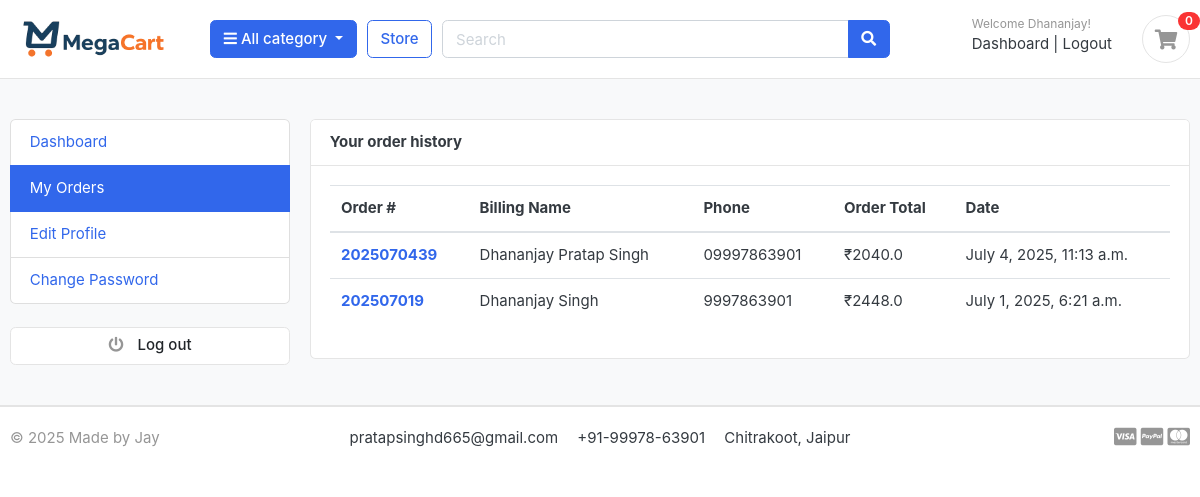
Page /accounts/my_orders/ (signed in) on the earlier database version.
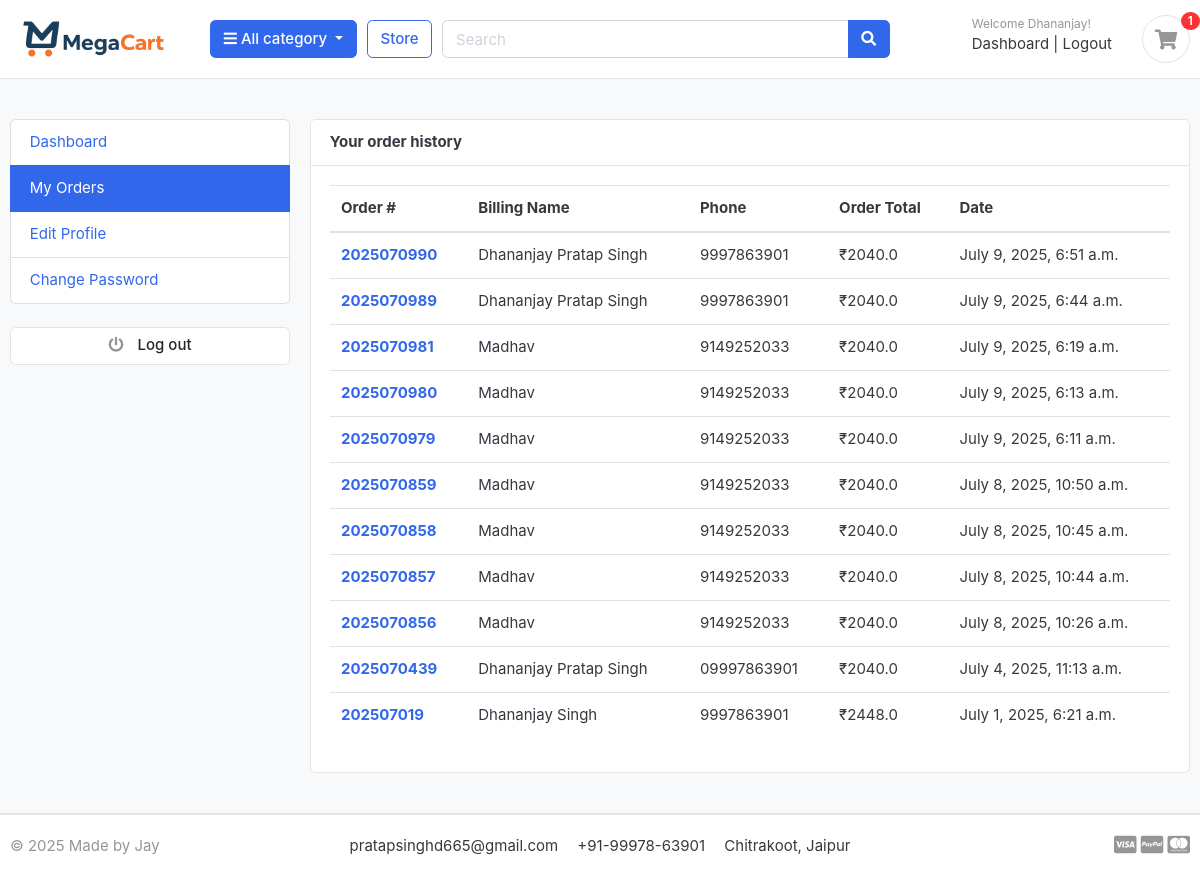
Same page on the later database version.
### accounts/models.py (models this page shows, shortened)
class Account(AbstractBaseUser, PermissionsMixin):
    ROLE_CHOICES = (
        ('Customer', 'Customer'),
        ('Seller', 'Seller'),
        ('Admin', 'Admin'),
    )
    role = models.CharField(max_length=10, choices=ROLE_CHOICES, default='Customer')
    first_name = models.CharField(max_length=50)
    last_name = models.CharField(max_length=50)
    username = models.CharField(max_length=50, unique=True)
    email = models.EmailField(max_length=100, unique=True)
    phone_number = models.CharField(max_length=50)
    date_joined = models.DateTimeField(auto_now_add=True)
    last_login = models.DateTimeField(auto_now_add=True)
    is_admin = models.BooleanField(default=False)
    is_staff = models.BooleanField(default=False)
    is_superuser = models.BooleanField(default=False)
    is_active = models.BooleanField(default=True)
    is_superadmin = models.BooleanField(default=False)
    USERNAME_FIELD = 'email'
    REQUIRED_FIELDS = ['username', 'first_name', 'last_name']
    objects = MyAccountManager()

### orders/models.py (models this page shows, shortened)
class Order(models.Model):
    STATUS = (
        ('New', 'New'),
        ('Accepted', 'Accepted'),
        ('Completed', 'Completed'),
        ('Cancelled', 'Cancelled'),
    )
    user = models.ForeignKey(Account, on_delete=models.SET_NULL, null=True)
    payment = models.ForeignKey(Payment, on_delete=models.SET_NULL, blank=True, null=True)
    order_number = models.CharField(max_length=20)
    first_name = models.CharField(max_length=50)
    last_name = models.CharField(max_length=50)
    phone = models.CharField(max_length=15)
    email = models.EmailField(max_length=50)
    address_line_1 = models.CharField(max_length=50)
    address_line_2 = models.CharField(max_length=50, blank=True)
    country = models.CharField(max_length=50)
    state = models.CharField(max_length=50)
    city = models.CharField(max_length=50)
    order_note = models.CharField(max_length=100, blank=True)
    order_total = models.FloatField()
    tax = models.FloatField()
    status = models.CharField(max_length=10, choices=STATUS, default='New')
    ip = models.CharField(blank=True, max_length=20)
    is_ordered = models.BooleanField(default=False)
    created_at = models.DateTimeField(auto_now_add=True)
    updated_at = models.DateTimeField(auto_now=True)
    def full_name(self):
        return f'{self.first_name} {self.last_name}'

### accounts/views.py (the view)
# urls.py: path('my_orders/', views.my_orders, name='my_orders'),
@login_required(login_url='login')
def my_orders(request):
    orders = Order.objects.filter(user=request.user, is_ordered=True).order_by('-created_at')
    context = {
        'orders': orders,
    }
    return render(request, 'accounts/my_orders.html', context)

### carts/context_processors.py (called while the page is built)
def counter(request):
    cart_count = 0
    if 'admin' in request.path:
        return {}
    else:
        try:
            cart = Cart.objects.filter(cart_id=_cart_id(request))
            if request.user.is_authenticated:
                cart_items = CartItem.objects.all().filter(user=request.user)
            else:
                cart_items = CartItem.objects.all().filter(cart=cart[:1])
            for cart_item in cart_items:
                cart_count += cart_item.quantity
        except Cart.DoesNotExist:
            cart_count = 0
    return dict(cart_count=cart_count)

### carts/views.py (called while the page is built)
def _cart_id(request):
    cart = request.session.session_key
    if not cart:
        cart = request.session.create()
    return cart

### category/context_processors.py (called while the page is built)
def menu_links(request):
    links = Category.objects.all()
    return dict(links=links)

### category/models.py (called while the page is built)
    def get_url(self):
        return reverse('products_by_category', args=[self.slug])

### templates/accounts/my_orders.html (shortened to what this page needs)
{% extends 'base.html' %}
{% block content %}
<section class="section-conten padding-y bg">
<div class="container">
	<div class="row">
	{% include 'includes/dashboard_sidebar.html' %}
	<main class="col-md-9">
		<article class="card">
		<header class="card-header">
			<strong class="d-inline-block mr-3">Your order history</strong>
		</header>
		<div class="card-body">
			<div class="row">
			<div class="col-md-12">
				<table class="table table-hover">
				  <thead>
				    <tr>
				      <th scope="col">Order #</th>
				      <th scope="col">Billing Name</th>
				      <th scope="col">Phone</th>
				      <th scope="col">Order Total</th>
							<th scope="col">Date</th>
				    </tr>
				  </thead>
				  <tbody>
						{% for order in orders %}
				    <tr>
				      <th scope="row"><a href="{% url 'order_detail' order.order_number %}">{{order.order_number}}</a></th>
				      <td>{{order.full_name}}</td>
				      <td>{{order.phone}}</td>
				      <td>₹{{order.order_total}}</td>
							<td>{{order.created_at}}</td>
				    </tr>
				{% endfor %}
				  </tbody>
				</table>
			</div>
			</div>
		</div>
		</article>
	</main>
</div>
</div>
</section>
{% endblock %}

### templates/base.html (shortened to what this page needs)
{% load static %}
<!DOCTYPE HTML>
<html lang="en">
<head>
<link href="{% static 'css/bootstrap.css' %}" rel="stylesheet" type="text/css"/>
<link rel="stylesheet" href="https://cdnjs.cloudflare.com/ajax/libs/font-awesome/6.5.0/css/all.min.css" />
<link href="{% static 'fonts/fontawesome/css/all.min.css' %}" type="text/css" rel="stylesheet">
<link href="{% static 'css/ui.css' %}" rel="stylesheet" type="text/css"/>
<link href="{% static 'css/responsive.css' %}" rel="stylesheet" media="only screen and (max-width: 1200px)" />
<link href="{% static 'css/custom.css' %}" rel="stylesheet" type="text/css"/>
</head>
<body>
  {% include 'includes/navbar.html' %}
  {% block content %}{% endblock %}
{% include 'includes/footer.html' %}

### templates/includes/navbar.html (shortened to what this page needs)
{% load static %}
<header class="section-header">
<section class="header-main border-bottom">
  <div class="container">
<div class="row align-items-center">
  <div class="col-lg-2 col-md-3 col-6">
    <a href="{% url 'home' %}" class="brand-wrap">
      <img class="logo" src="{% static './images/logo.png' %}">
    </a>
  </div>
  <div class="col-lg col-sm col-md col-6 flex-grow-0">
    <div class="category-wrap dropdown d-inline-block float-right">
      <button type="button" class="btn btn-primary dropdown-toggle" data-toggle="dropdown">
        <i class="fa fa-bars"></i> All category
      </button>
    </div>
  </div>
  <a href="{% url 'store' %}" class="btn btn-outline-primary">Store</a>
  <div class="col-lg  col-md-6 col-sm-12 col">
    <form action="{% url 'search' %}" class="search" method='GET'>
      <div class="input-group w-100">
          <input type="text" class="form-control" style="width:60%;" placeholder="Search" name="keyword">
          <div class="input-group-append">
            <button class="btn btn-primary" type="submit">
              <i class="fa fa-search"></i>
            </button>
          </div>
        </div>
    </form>
  </div>
  <div class="col-lg-3 col-sm-6 col-8 order-2 order-lg-3">
        <div class="d-flex justify-content-end mb-3 mb-lg-0">
          {% if user.id is None %}
          <div class="widget-header">
            <small class="title text-muted">Welcome guest!</small>
            <div>
              <a href="{% url 'login' %}">Sign in</a> <span class="dark-transp"> | </span>
              <a href="{% url 'register' %}"> Register</a>
            </div>
          </div>
          {% else %}
          <div class="widget-header">
            <small class="title text-muted">Welcome {{user.first_name}}!</small>
            <div>
              <a href="{% url 'dashboard' %}">Dashboard</a> <span class="dark-transp"> | </span>
              <a href="{% url 'logout' %}"> Logout</a>
            </div>
          </div>
          {% endif %}
          <a href="{% url 'cart' %}" class="widget-header pl-3 ml-3">
            <div class="icon icon-sm rounded-circle border"><i class="fa fa-shopping-cart"></i></div>
            <span class="badge badge-pill badge-danger notify">{{cart_count}}</span>
          </a>
        </div>
      </div>
</div>
  </div>
</section>
</header>

### templates/includes/dashboard_sidebar.html
<aside class="col-md-3">
  <ul class="list-group">
    <a class="list-group-item {% if '/accounts/' == request.path %}active{% endif %}" href="{% url 'dashboard' %}"> Dashboard </a>
    <a class="list-group-item {% if '/my_orders/' in request.path %}active{% endif %}" href="{% url 'my_orders' %}"> My Orders </a>
    <a class="list-group-item {% if '/edit_profile/' in request.path %}active{% endif %}" href="{% url 'edit_profile' %}"> Edit Profile </a>
    <a class="list-group-item {% if '/change_password/' in request.path %}active{% endif %}" href="{% url 'change_password' %}"> Change Password </a>
  </ul>
  <br>
  <a class="btn btn-light btn-block" href="{% url 'logout' %}"> <i class="fa fa-power-off"></i> <span class="text">Log out</span> </a>
</aside>

### templates/includes/footer.html (shortened to what this page needs)
<footer class="section-footer border-top">
	<div class="container">
		<section class="footer-bottom border-top row">
			<div class="col-md-2">
				<p class="text-muted"> &copy 2025 Made by Jay	</p>
			</div>
			<div class="col-md-8 text-md-center">
				<span  class="px-2">pratapsinghd665@gmail.com</span>
				<span  class="px-2">+91-99978-63901</span>
				<span  class="px-2">Chitrakoot, Jaipur</span>
			</div>
			<div class="col-md-2 text-md-right text-muted">
				<i class="fab fa-lg fa-cc-visa"></i>
				<i class="fab fa-lg fa-cc-paypal"></i>
				<i class="fab fa-lg fa-cc-mastercard"></i>
			</div>
		</section>
	</div>
</footer>
</body>
</html>

### MegaCart/static/css/ui.css (style rules this page uses)
html { font-family: "Inter", sans-serif; font-size: 15px; }
.icon-xs, .icon-sm, .icon-md, .icon-lg { display: inline-block; text-align: center; flex-shrink: 0; flex-grow: 0; }
.icon-sm { width: 48px; height: 48px; line-height: 48px !important; font-size: 20px; }
.padding-y { padding-top: 40px; padding-bottom: 40px; }
article:after, .form-group:after { display: block; clear: both; content: ""; }
.bg { background-color: #f8f9fa; }
p:last-child { margin-bottom: 0; }
.header-main { position: relative; padding-top: 1rem; padding-bottom: 1rem; }
.brand-wrap .logo, .navbar-brand .logo { margin-right: 7px; max-height: 42px; display: inline-block; }
.widget-header { display: inline-block; vertical-align: middle; position: relative; }
.widget-header a { color: #343a40; }
.widget-header i { color: #969696; }
.widget-header .title { display: block; }
.widget-header .notify { position: absolute; top: -3px; right: -10px; }
.footer-bottom { padding-top: 20px; padding-bottom: 20px; }
.btn-light { background-color: #fff; border-color: #e4e4e4; }
.btn-light i { color: #969696; }
.btn i + .text { margin-left: 10px; }
.notify { position: absolute; top: -4px; right: -10px; display: inline-block; padding: 0.25em 0.6em; font-size: 12px; line-height: 1; text-align: center; border-radius: 3rem; color: #fff; background-color: #fa3434; }

Differences in the rows shown:
added Order: order_number "2025070990", full_name "Dhananjay Pratap Singh", phone "9997863901", order_total "2040.0", created_at "July 9, 2025, 6:51 a.m."
added Order: order_number "2025070989", full_name "Dhananjay Pratap Singh", phone "9997863901", order_total "2040.0", created_at "July 9, 2025, 6:44 a.m."
added Order: order_number "2025070981", full_name "Madhav", phone "9149252033", order_total "2040.0", created_at "July 9, 2025, 6:19 a.m."
added Order: order_number "2025070980", full_name "Madhav", phone "9149252033", order_total "2040.0", created_at "July 9, 2025, 6:13 a.m."
added Order: order_number "2025070979", full_name "Madhav", phone "9149252033", order_total "2040.0", created_at "July 9, 2025, 6:11 a.m."
added Order: order_number "2025070859", full_name "Madhav", phone "9149252033", order_total "2040.0", created_at "July 8, 2025, 10:50 a.m."
added Order: order_number "2025070858", full_name "Madhav", phone "9149252033", order_total "2040.0", created_at "July 8, 2025, 10:45 a.m."
added Order: order_number "2025070857", full_name "Madhav", phone "9149252033", order_total "2040.0", created_at "July 8, 2025, 10:44 a.m."
added Order: order_number "2025070856", full_name "Madhav", phone "9149252033", order_total "2040.0", created_at "July 8, 2025, 10:26 a.m."
Other differences:
{{ cart_count }}: "0" → "1"
